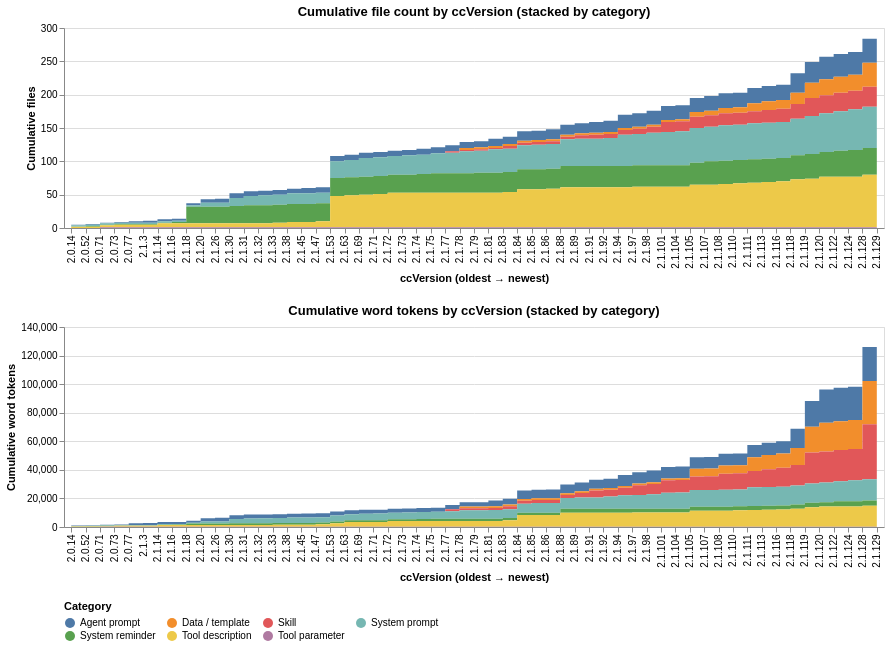

The cell this chart's notebook holds for it:
### Markdown cell above
### Corpus growth across ccVersion (cumulative)

Before showing cumulative metric trends, contextualize the denominator: how many files (and how many word tokens) does the corpus contain by each ccVersion? An area chart stacked by category answers "by version V, what does the corpus look like?" — every cumulative running mean below depends on this denominator. Versions where one category contributed many new files in a single bump are visible as steps; flat horizontal stretches are versions that added nothing.

### Code cell
"""Corpus growth: cumulative file count and word count by ccVersion, stacked by category.

Provides the denominator context for every cumulative-mean chart below: at version V
how many files / how many tokens does the corpus contain so far?
"""

# Sorted ccVersion strings (semver-tuple), excluding empty.
df_growth = alt_df[alt_df["ccVersion"] != ""].copy().sort_values("ccVersion_sort")
ver_order_growth = df_growth.drop_duplicates("ccVersion")["ccVersion"].tolist()

# Per-(version, category) increments.
inc = (df_growth
       .groupby(["category", "ccVersion", "ccVersion_sort"], as_index=False)
       .agg(files_added=("path", "size"),
            tokens_added=("n_tokens", "sum")))

# Build a complete (category, ccVersion) grid so the area steps even when a
# category contributes zero files at a given version.
all_cats = sorted(inc["category"].unique())
grid = pd.MultiIndex.from_product([all_cats, ver_order_growth],
                                   names=["category", "ccVersion"]).to_frame(index=False)
ver_to_sort = dict(zip(df_growth["ccVersion"], df_growth["ccVersion_sort"]))
grid["ccVersion_sort"] = grid["ccVersion"].map(ver_to_sort)

filled = (grid
          .merge(inc[["category", "ccVersion", "files_added", "tokens_added"]],
                 on=["category", "ccVersion"], how="left")
          .fillna({"files_added": 0, "tokens_added": 0})
          .sort_values(["category", "ccVersion_sort"]))
filled["cum_files"] = filled.groupby("category")["files_added"].cumsum().astype(int)
filled["cum_tokens"] = filled.groupby("category")["tokens_added"].cumsum().astype(int)

cat_color_v = alt.Color("category:N",
                        scale=alt.Scale(domain=_cat_domain, range=_cat_range),
                        legend=alt.Legend(title="Category", orient="bottom", columns=4))

files_chart = (
    alt.Chart(filled)
    .mark_area(interpolate="step-after")
    .encode(
        x=alt.X("ccVersion:N", sort=ver_order_growth,
                title="ccVersion (oldest → newest)",
                axis=alt.Axis(labelAngle=-90, labelLimit=80, labelOverlap=False)),
        y=alt.Y("cum_files:Q", title="Cumulative files"),
        color=cat_color_v,
        tooltip=[alt.Tooltip("ccVersion:N"),
                 alt.Tooltip("category:N"),
                 alt.Tooltip("cum_files:Q", format=",")],
    )
    .properties(width=820, height=200,
                title="Cumulative file count by ccVersion (stacked by category)")
)

tokens_chart = (
    alt.Chart(filled)
    .mark_area(interpolate="step-after")
    .encode(
        x=alt.X("ccVersion:N", sort=ver_order_growth,
                title="ccVersion (oldest → newest)",
                axis=alt.Axis(labelAngle=-90, labelLimit=80, labelOverlap=False)),
        y=alt.Y("cum_tokens:Q", title="Cumulative word tokens"),
        color=cat_color_v,
        tooltip=[alt.Tooltip("ccVersion:N"),
                 alt.Tooltip("category:N"),
                 alt.Tooltip("cum_tokens:Q", format=",")],
    )
    .properties(width=820, height=200,
                title="Cumulative word tokens by ccVersion (stacked by category)")
)

files_chart & tokens_chart

### Figure 1 — Vega-Lite specification as saved in the notebook (floating-point values rounded to 4 significant figures; data arrays with more than 128 entries replaced by an {"elided": "..."} marker saying what was removed)
{"config": {"view": {"continuousWidth": 300, "continuousHeight": 300}}, "vconcat": [{"mark": {"type": "area", "interpolate": "step-after"}, "encoding": {"color": {"field": "category", "legend": {"columns": 4, "orient": "bottom", "title": "Category"}, "scale": {"domain": ["Agent prompt", "Data / template", "Skill", "System prompt", "System reminder", "Tool description", "Tool parameter"], "range": ["#4e79a7", "#f28e2c", "#e15759", "#76b7b2", "#59a14f", "#edc949", "#af7aa1"]}, "type": "nominal"}, "tooltip": [{"field": "ccVersion", "type": "nominal"}, {"field": "category", "type": "nominal"}, {"field": "cum_files", "format": ",", "type": "quantitative"}], "x": {"axis": {"labelAngle": -90, "labelLimit": 80, "labelOverlap": false}, "field": "ccVersion", "sort": ["2.0.14", "2.0.52", "2.0.71", "2.0.73", "2.0.77", "2.1.3", "2.1.14", "2.1.16", "2.1.18", "2.1.20", "2.1.26", "2.1.30", "2.1.31", "2.1.32", "2.1.33", "2.1.38", "2.1.45", "2.1.47", "2.1.53", "2.1.63", "2.1.69", "2.1.71", "2.1.72", "2.1.73", "2.1.74", "2.1.75", "2.1.77", "2.1.78", "2.1.79", "2.1.81", "2.1.83", "2.1.84", "2.1.85", "2.1.86", "2.1.88", "2.1.89", "2.1.91", "2.1.92", "2.1.94", "2.1.97", "2.1.98", "2.1.101", "2.1.104", "2.1.105", "2.1.107", "2.1.108", "2.1.110", "2.1.111", "2.1.113", "2.1.116", "2.1.118", "2.1.119", "2.1.120", "2.1.122", "2.1.124", "2.1.128", "2.1.129"], "title": "ccVersion (oldest → newest)", "type": "nominal"}, "y": {"field": "cum_files", "title": "Cumulative files", "type": "quantitative"}}, "height": 200, "title": "Cumulative file count by ccVersion (stacked by category)", "width": 820}, {"mark": {"type": "area", "interpolate": "step-after"}, "encoding": {"color": {"field": "category", "legend": {"columns": 4, "orient": "bottom", "title": "Category"}, "scale": {"domain": ["Agent prompt", "Data / template", "Skill", "System prompt", "System reminder", "Tool description", "Tool parameter"], "range": ["#4e79a7", "#f28e2c", "#e15759", "#76b7b2", "#59a14f", "#edc949", "#af7aa1"]}, "type": "nominal"}, "tooltip": [{"field": "ccVersion", "type": "nominal"}, {"field": "category", "type": "nominal"}, {"field": "cum_tokens", "format": ",", "type": "quantitative"}], "x": {"axis": {"labelAngle": -90, "labelLimit": 80, "labelOverlap": false}, "field": "ccVersion", "sort": ["2.0.14", "2.0.52", "2.0.71", "2.0.73", "2.0.77", "2.1.3", "2.1.14", "2.1.16", "2.1.18", "2.1.20", "2.1.26", "2.1.30", "2.1.31", "2.1.32", "2.1.33", "2.1.38", "2.1.45", "2.1.47", "2.1.53", "2.1.63", "2.1.69", "2.1.71", "2.1.72", "2.1.73", "2.1.74", "2.1.75", "2.1.77", "2.1.78", "2.1.79", "2.1.81", "2.1.83", "2.1.84", "2.1.85", "2.1.86", "2.1.88", "2.1.89", "2.1.91", "2.1.92", "2.1.94", "2.1.97", "2.1.98", "2.1.101", "2.1.104", "2.1.105", "2.1.107", "2.1.108", "2.1.110", "2.1.111", "2.1.113", "2.1.116", "2.1.118", "2.1.119", "2.1.120", "2.1.122", "2.1.124", "2.1.128", "2.1.129"], "title": "ccVersion (oldest → newest)", "type": "nominal"}, "y": {"field": "cum_tokens", "title": "Cumulative word tokens", "type": "quantitative"}}, "height": 200, "title": "Cumulative word tokens by ccVersion (stacked by category)", "width": 820}], "data": {"name": "data-b5cb8136ebc1c82be08091661f4b37db"}, "$schema": "https://vega.github.io/schema/vega-lite/v6.4.1.json", "datasets": {"data-b5cb8136ebc1c82be08091661f4b37db": {"elided": "399 records"}}}
